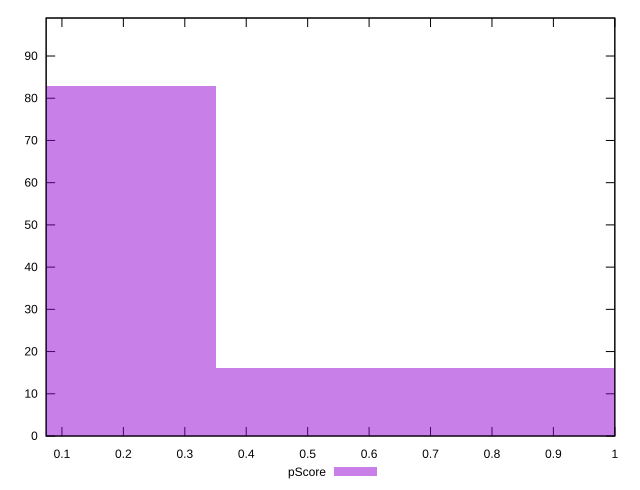

Write gnuplot code to recreate this figure.
reset

$pScore <<EOF
0 83
0.7016649397379192 16
EOF

set key outside below
set boxwidth 0.7016649397379192
set xrange [0.07429062059468805:1]
set yrange [0:99]
set trange [0:99]
set style fill transparent solid 0.5 noborder
set terminal svg size 640, 490 enhanced background rgb 'white'
set output "reports/report_00027_2021-02-24T12-40-31.850Z/uses-long-cache-ttl/samples/card/pScore/histogram.svg"

plot $pScore title "pScore" with boxes

reset
